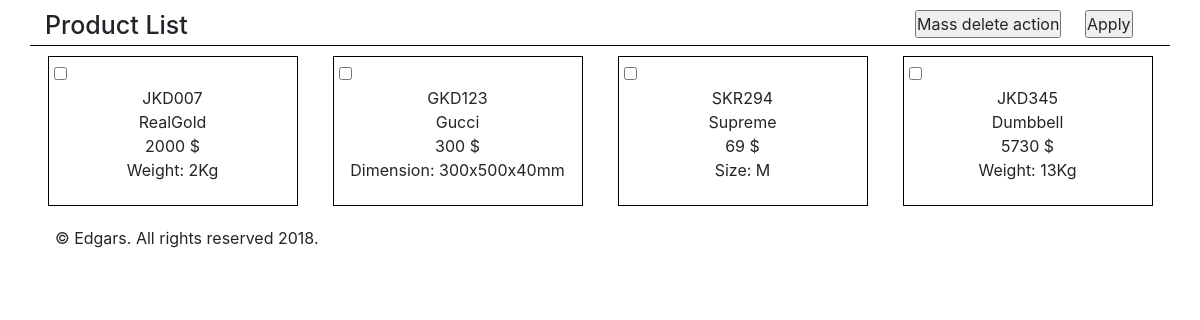
The page / on the database its author committed.
### tables this page shows
CREATE TABLE `products` (
  `id` text,
  `productname` text,
  `price` int(11) DEFAULT NULL,
  `producttype` text,
  `typeinput` text,
  `AutoIncrement` int(11) NOT NULL
);

### dbh.php (called while the page is built, shortened)
<?php
class Dbh {
    protected function connect() {
        $this->servername = "localhost";
        $this->username = "root";
        $this->password = "";
        $this->dbname = "rcs_web_server";
        $conn = new mysqli($this->servername, $this->username, $this->password, $this->dbname);
        return $conn;
    }
}

### getproducts.php (called while the page is built)
<?php
class GetProducts extends Dbh {
    protected function getAllProducts() {
        $sql = "SELECT * FROM products";
        $results = $this->connect()->query($sql);
        $numRows = $results->num_rows;
        if ($numRows > 0) {
            while ($row = $results->fetch_assoc()) {
                $data[] = $row;
            }
            return $data;
        }
    }
}

### displayproducts.php (the view)
<?php
class DisplayProducts extends GetProducts {
    public function showAllProducts() {
        $datas = $this->getAllProducts();
        if(empty($datas)) {
            echo('0 Products in DB');
        } else {
            foreach ($datas as $data) {
                echo "<div class='col-xs-3 item'>
                    <form action='/action_page.php' method='get' class='check'>
                        <input class='item-checkbox' type='checkbox' data-itemID=".$data['id'].">
                    </form>
                        <ul class='liste'>
                            <li>" . $data['id'] . "</li>
                            <li>" . $data['productname'] . "</li>
                            <li>" . $data['price'] . " $</li>
                            <li>" . $data['typeinput'] . "</li>
                        </ul>
                    </div>";
            }
        }
    }
}

### index.php (shortened to what this page needs)
<!DOCTYPE html>
<html lang="en">
<head>
    <link rel="stylesheet" href="https://maxcdn.bootstrapcdn.com/bootstrap/3.3.7/css/bootstrap.min.css">
    <link rel="stylesheet" href="https://maxcdn.bootstrapcdn.com/bootstrap/3.3.7/css/bootstrap-theme.min.css">
    <link rel="stylesheet" href="https://stackpath.bootstrapcdn.com/bootstrap/4.1.0/css/bootstrap.min.css">
    <link rel="stylesheet" type="text/css" media="screen" href="main.css" />
</head>
<body>
    <header>
        <div class="container">
            <div class="row underline">
                <div class="col-xs-9">
                    <h1>Product List</h1>
                </div>
                <div class="col-xs-3">
                    <div class="col-xs-8">
                        <form method="post">
                            <input type="button" id='clickAll' value="Mass delete action">
                        </form>
                    </div>
                    <div class="col-xs-4">
                        <form action="deleteproduct.php" method="post">
                            <input type="submit" value="Apply">
                        </form>
                    </div>
                </div>
            </div>
        </div>
    </header>
    <main>
        <div class="container" id="allCheckoxes">
            <div class="row">
                <div class="col-xs-12">
                    <div class="row justify-content-around">
    <?php
        $products = new DisplayProducts();
        $products->showAllProducts();
    ?>
                    </div>
                </div>
            </div>
        </div>
    </main>
    <footer class="footer">
        <div class="container">
            <div class="row">
                <div class="col-xs-12">
                    <p>&copy Edgars. All rights reserved 2018.</p>
                </div>
            </div>
        </div>
    </footer>
</body>
</html>

### main.css (style rules this page uses)
* { margin: 0; padding: 0; }
body { margin: 10px auto; font-size: 16px; }
.underline { border-bottom: 1px solid black; }
.item { padding: 0; margin: 10px; border: 1px solid black; max-width: 250px; min-height: 150px; overflow: hidden; }
.liste { margin: 0; padding: 0; text-align: center; vertical-align: middle; word-wrap: break-word; }
.check { margin: 5px 0px 0px 5px; padding: 0; }
.row:before, .row:after { display: table; content: none; }
p { margin: 0 0 10px 10px; }

### rows shown on the page
products: id "JKD007", productname "RealGold", price "2000", typeinput "Weight: 2Kg"
products: id "GKD123", productname "Gucci", price "300", typeinput "Dimension: 300x500x40mm"
products: id "SKR294", productname "Supreme", price "69", typeinput "Size: M"
products: id "JKD345", productname "Dumbbell", price "5730", typeinput "Weight: 13Kg"
